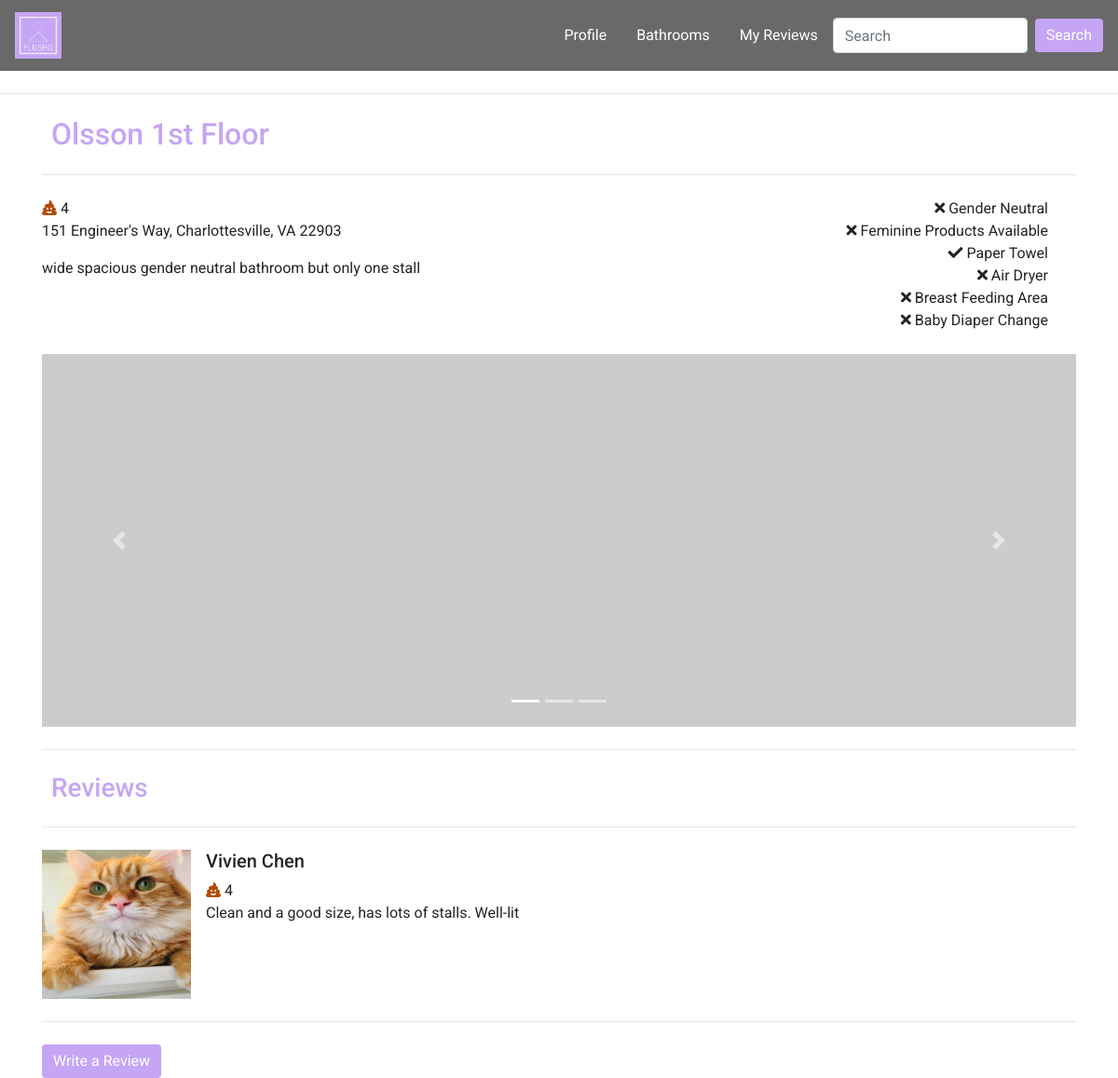
/bathroom-detail.php, run on the app's committed database.
### tables this page shows
CREATE TABLE `bathrooms` (
  `ID` int(6) NOT NULL,
  `bTitle` varchar(100) NOT NULL,
  `bDesc` varchar(300) NOT NULL,
  `bLoc` varchar(200) NOT NULL,
  `AvgRating` float DEFAULT '0',
  `GenderNeutral` tinyint(1) NOT NULL DEFAULT '0',
  `FemProducts` tinyint(1) NOT NULL DEFAULT '0',
  `PaperTowel` tinyint(1) NOT NULL DEFAULT '0',
  `AirDryer` tinyint(1) NOT NULL DEFAULT '0',
  `BreastFeed` tinyint(1) NOT NULL DEFAULT '0',
  `Diaper` tinyint(1) NOT NULL DEFAULT '0'
);

CREATE TABLE `reviews` (
  `ID` int(6) NOT NULL,
  `uID` int(6) NOT NULL,
  `bID` int(6) NOT NULL,
  `title` varchar(100) NOT NULL,
  `rDesc` varchar(300) NOT NULL,
  `rating` int(2) NOT NULL
);

CREATE TABLE `users` (
  `ID` int(6) NOT NULL,
  `firstname` varchar(50) NOT NULL,
  `lastname` varchar(50) NOT NULL,
  `username` varchar(50) NOT NULL,
  `email` varchar(100) NOT NULL,
  `pwd` varchar(100) NOT NULL,
  `reg_date` timestamp NOT NULL DEFAULT CURRENT_TIMESTAMP COMMENT 'date the user registered',
  `profilepic` varchar(100) DEFAULT NULL,
  `admin` tinyint(1) NOT NULL DEFAULT '0'
);

### bathroom-detail.php (the view, shortened to what this page needs)
<!DOCTYPE html>
<html lang="en">
    <head>
        <link rel="stylesheet" href="https://maxcdn.bootstrapcdn.com/bootstrap/4.2.1/css/bootstrap.min.css" />
        <link rel="stylesheet" href="styles/style.css">
        <link rel="stylesheet" href="styles/bathroom-profile.css">
        <link rel="stylesheet" href="styles/user-home-style.css">
        <link rel="stylesheet" href="https://use.fontawesome.com/releases/v5.7.2/css/all.css">
    </head>
<?php
$bID = (int) $_GET['bID'];
$servername = "localhost";
$username = "root";
$password = "";
$dbname = "flushd";
$conn = new mysqli($servername, $username, $password, $dbname);
$get_bath_detail = "SELECT bTitle, AvgRating, bLoc, bDesc
FROM bathrooms B
WHERE ID=$bID";
$result = $conn->query($get_bath_detail);
if ($result -> num_rows > 0) {
    $row = $result->fetch_assoc();
    extract($row);
} else {
    echo 'No results';
}
$get_reviews = "SELECT R.ID, R.title, R.uID, R.rDesc, R.rating, U.firstname, U.lastname, U.profilepic
FROM bathrooms B
INNER JOIN reviews R ON R.bID = B.ID
INNER JOIN users U ON R.uID = U.ID
WHERE R.bID=$bID";
$reviews = null;
$result = $conn->query($get_reviews);
if ($result -> num_rows > 0) {
    while($row = $result->fetch_assoc()) {
        extract($row);
        $reviews[] = array('rID'=>$ID,'rTitle'=>$title, 'rDesc'=>$rDesc, 'rating'=>$rating, 'uID'=>$uID,
         'fname'=>$firstname, 'lname'=>$lastname, 'profilepic'=>$profilepic);
    }
}
?>
    <body>
        <nav class="navbar sticky-top navbar-expand-lg" id="mainNav">
            <a class="navbar-brand" href="user-home.html">
              <img src="images/FLUSHD_logo.PNG" width="50" height="50" class="d-inline-block align-top" alt="logo">
            </a>
            <div class="collapse navbar-collapse justify-content-end" id="collapsibleNavbar">
                <ul class="nav nav-pills">
                    <li class="nav-item">
                      <a class="nav-link" id="profile-link" href="user-profile.php">Profile</a>
                    </li>
                    <li class="nav-item">
                        <a class="nav-link" id="bathroom-link" href="bathroom-index.html">Bathrooms</a>
                    </li>
                    <li class="nav-item">
                      <a class="nav-link" id="reviews-link" href="#">My Reviews</a>
                    </li>
                </ul>
                <form class="form-inline my-2 my-lg-0">
                    <input class="form-control mr-sm-2" type="search" placeholder="Search" aria-label="Search">
                    <button class="btn btn-outline-success my-2 my-sm-0" type="submit">Search</button>
                </form>
            </div>
        </nav>
        <hr class="my-4">
        <div class="container" id="bathroomInfo">
            <h2 id="bathroom-title"><?php echo $bTitle;?></h2>
            <hr class="my-4">
            <div class="row">
                <div class="col left-col">
                        <span class="fas fa-poo checked" id="poo-rating1"></span>
                        <span id="avg-rating"><?php echo round($AvgRating, 2); ?></span>
                        <p id="bath-address"><?php echo $bLoc;?></p>
                        <p id="bath-desc"><?php echo $bDesc?></p>
                </div>
                <div class="col right-col">
                    <i class="<?php $xml=simplexml_load_file("bathrooms.xml") or die("Error: Cannot create object");
                        if($xml->bath[$bID]->GenderNeutral == 1) {echo 'fas fa-check';} else{echo 'fas fa-times';} ?>" id="gender-icon"></i><span> Gender Neutral</span><br>
                    <i class="<?php $xml=simplexml_load_file("bathrooms.xml") or die("Error: Cannot create object");
                        if($xml->bath[$bID]->FemProducts == 1) {echo 'fas fa-check';} else{echo 'fas fa-times';} ?>" id="fem-icon"></i><span> Feminine Products Available</span><br>
                    <i class="<?php $xml=simplexml_load_file("bathrooms.xml") or die("Error: Cannot create object");
                        if($xml->bath[$bID]->PaperTowel == 1) {echo 'fas fa-check';} else{echo 'fas fa-times';} ?>" id="paper-icon"></i><span> Paper Towel</span><br>
                    <i class="<?php $xml=simplexml_load_file("bathrooms.xml") or die("Error: Cannot create object");
                        if($xml->bath[$bID]->AirDryer == 1) {echo 'fas fa-check';} else{echo 'fas fa-times';} ?>" id="air-icon"></i><span> Air Dryer</span><br>
                    <i class="<?php $xml=simplexml_load_file("bathrooms.xml") or die("Error: Cannot create object");
                        if($xml->bath[$bID]->BreastFeed == 1) {echo 'fas fa-check';} else{echo 'fas fa-times';} ?>" id="breast-icon"></i><span> Breast Feeding Area</span><br>
                    <i class="<?php $xml=simplexml_load_file("bathrooms.xml") or die("Error: Cannot create object");
                        if($xml->bath[$bID]->Diaper == 1) {echo 'fas fa-check';} else{echo 'fas fa-times';} ?>" id="diaper-icon"></i><span> Baby Diaper Change</span><br>
                </div>
            </div>
            <br>
            <div id="bathroomPics" class="carousel slide" data-ride="carousel">
                <ol class="carousel-indicators">
                    <li data-target="#bathroomPics" data-slide-to="0" class="active"></li>
                    <li data-target="#bathroomPics" data-slide-to="1"></li>
                    <li data-target="#bathroomPics" data-slide-to="2"></li>
              </ol>
                <div class="carousel-inner">
                    <div class="carousel-item active">
                        <img src="http://placehold.it/150x150" class="d-block w-100" alt="pic1">
                    </div>
                </div>
                <a class="carousel-control-prev" href="#bathroomPics" role="button" data-slide="prev">
                    <span class="carousel-control-prev-icon" aria-hidden="true"></span>
                </a>
                <a class="carousel-control-next" href="#bathroomPics" role="button" data-slide="next">
                    <span class="carousel-control-next-icon" aria-hidden="true"></span>
                </a>
            </div>
            <hr class="my-4">
        </div>
        <div class="container" id='reviews'>
            <h3>Reviews</h3>
            <div class="review-container">
            <hr class="my-4">
            <?php
            if ($reviews != null) {
            foreach ($reviews as $review) { ?>
            <div class="review">
            <div class="media">
                <img src="<?php if ($review['profilepic'] != null) {echo $review['profilepic'];} else {echo 'images/defaulticon.png';}?>"
                style="width: 10rem; height: 10rem;" class="align-self-start mr-3 image-fluid" alt="...">
                <div class="media-body">
                    <h5 class="mt-0"><?php echo $review['fname'] . ' ' . $review['lname'];?></h5>
                    <span class="fas fa-poo checked"></span><span class="usr-rating"> <?php echo $review['rating'] ?> </span>
                    <p><?php echo $review['rDesc'] ?></p>
                </div>
            </div>
            <hr class="my-4">
            </div>
            <?php }
            } else {echo 'No reviews';} ?>
            </div>
        </div>
        <div class="container">
            <a href="submit-review.php" class="btn btn-primary" id="reviewFormSubmitBtn">Write a Review</a>
        </div>
    </body>
</html>

### styles/style.css (style rules this page uses)
.btn { font-family: "Roboto", sans-serif; background:#C5A5F4; border:#C5A5F4; }
a { font-family: "Roboto", sans-serif; color:#C5A5F4; }
h2 { font-family: "Roboto", sans-serif; color:#C5A5F4; padding-left: 10px; }
h3 { font-family: "Roboto", sans-serif; color:#C5A5F4; padding-left: 10px; }
#mainNav { font-family: "Roboto", sans-serif; background-color: rgb(105, 105, 105); }
#mainNav a { font-family: "Roboto", sans-serif; color:white; }
body { position:relative; font-family: "Roboto", sans-serif; }
html { scroll-behavior: smooth; }
* { box-sizing: border-box; }
.row { width: 100%; }

### styles/bathroom-profile.css (style rules this page uses)
.carousel-inner { width:100%; max-height: 400px !important; }
.d-block { width:100%; }
.checked { color:rgb(179, 76, 8); }
.left-col { text-align: left; }
.right-col { text-align: right; }

### styles/user-home-style.css (style rules this page uses)
.btn { color:white; }

### data on the page
bathrooms: bTitle "Olsson 1st Floor", AvgRating "4", bLoc "151 Engineer's Way, Charlottesville, VA 22903", bDesc "wide spacious gender neutral bathroom but only one stall"
reviews: uID.profilepic (picture), uID.firstname "Vivien", uID.lastname "Chen", rating "4", rDesc "Clean and a good size, has lots of stalls. Well-lit"
